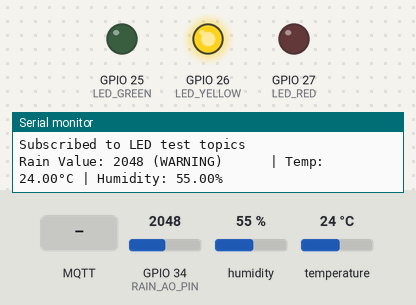
Simulated run of this sketch. Board: ESP32. On the bench: output pins drawn as LEDs (lit = HIGH), the last lines printed to the serial monitor. Dashed ring = blinking. Inputs (shaded band) come from the test bench; at power-on: GPIO 34 (RAIN_AO_PIN) = 2048, humidity 55 %, temperature 24 °C. WiFi joins after 1.5 s; servers stay silent unless stated; random numbers use the default seed unless the sketch sets one; no MQTT or app messages arrive unless stated.

Above: at 4.7 s.
4.8 s: MQTT message "BLINK3" arrives on the first subscribed topic
At 5.67 s:
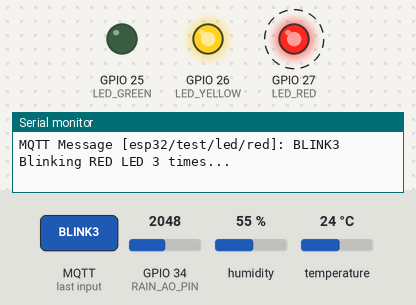
8.3 s: GPIO 34 (RAIN_AO_PIN) set to 1973
At 9.4 s:
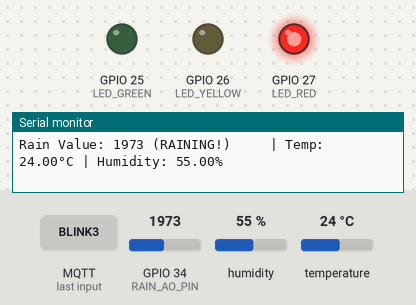
10.2 s: MQTT message "BLINK3" arrives on the second subscribed topic
At 10.88 s:
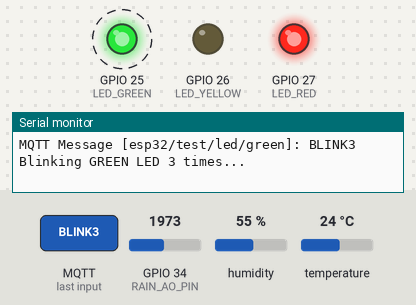
13.7 s: GPIO 34 (RAIN_AO_PIN) set to 3540
At 15.0 s:
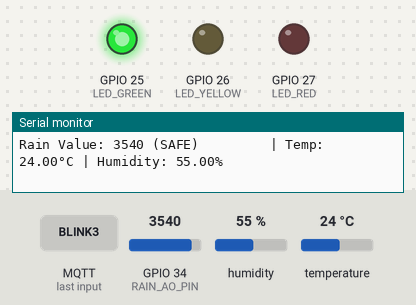
15.4 s: MQTT message "BLINK3" arrives on the third subscribed topic
At 16.09 s:
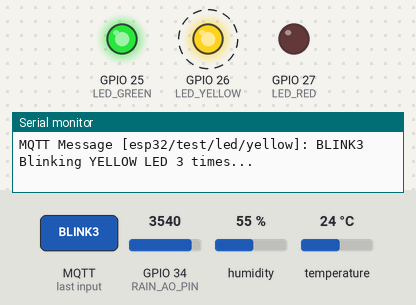
18.9 s: GPIO 34 (RAIN_AO_PIN) set to 3470
At 19.5 s:
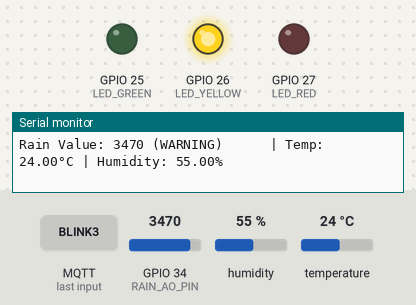
Timing chart, 0 to 21.7 s (numbered marks = the images above; inputs shaded):
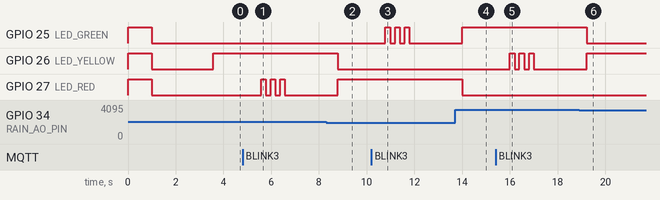

Measured:
- the behaviour switches between 2001 and 2000 on GPIO 34 (RAIN_AO_PIN) (found by bisection; images 1 and 2)
- the behaviour switches between 3501 and 3500 on GPIO 34 (RAIN_AO_PIN) (found by bisection; images 5 and 6)
- after the input at 4.8 s, GPIO 27 (LED_RED): alternates HIGH for 0.20 s and LOW for 0.20 s, 6 changes in all, then stays LOW, starting after 0.77 s
- after the input at 8.3 s, GPIO 26 (LED_YELLOW): HIGH → LOW after 0.48 s; GPIO 27 (LED_RED): LOW → HIGH after 0.48 s
- after the input at 10.2 s, GPIO 25 (LED_GREEN): alternates HIGH for 0.20 s and LOW for 0.20 s, 6 changes in all, then stays LOW, starting after 0.59 s
- after the input at 13.7 s, GPIO 25 (LED_GREEN): LOW → HIGH after 0.30 s; GPIO 27 (LED_RED): HIGH → LOW after 0.30 s
- after the input at 15.4 s, GPIO 26 (LED_YELLOW): alternates HIGH for 0.20 s and LOW for 0.20 s, 6 changes in all, then stays LOW, starting after 0.60 s
- after the input at 18.9 s, GPIO 25 (LED_GREEN): HIGH → LOW after 0.31 s; GPIO 26 (LED_YELLOW): LOW → HIGH after 0.31 s

The sketch:

dht_and_rain.ino
```cpp
#include <WiFi.h>
#include <PubSubClient.h>
#include <DHT.h>

// --- WiFi & MQTT Configuration ---
// You can create a config.h file or uncomment and set these directly:
// const char* ssid = "Dexter's 13P";
// const char* password = "02022002ds";
// const char* mqtt_server = "172.20.10.4";

const char* ssid        = "TP-Link_DX02";
const char* password    = "02022002Ds@";
const char* mqtt_server = "192.168.1.105";

#define DHT_TYPE DHT22
DHT dht(18, DHT_TYPE);

// --- Pin Definitions ---
const int DHT_PIN = 18;       // DHT22 strictly on its distinct pin
const int RAIN_AO_PIN = 34;  // Rain sensor Analog Output (AO) pin

// LED Pins
const int LED_GREEN = 25;    // Safe / Dry
const int LED_YELLOW = 26;   // Caution / Light Rain
const int LED_RED = 27;      // Danger / Heavy Rain

WiFiClient espClient;
PubSubClient client(espClient);

// --- MQTT Callback Function ---
void callback(char* topic, byte* payload, unsigned int length) {
  Serial.print("MQTT Message [");
  Serial.print(topic);
  Serial.print("]: ");

  String message = "";
  for (int i = 0; i < length; i++) {
    message += (char)payload[i];
  }
  Serial.println(message);

  // Handle LED test commands
  if (String(topic) == "esp32/test/led/red" && message == "BLINK3") {
    blinkLED(LED_RED, "RED");
  }
  else if (String(topic) == "esp32/test/led/green" && message == "BLINK3") {
    blinkLED(LED_GREEN, "GREEN");
  }
  else if (String(topic) == "esp32/test/led/yellow" && message == "BLINK3") {
    blinkLED(LED_YELLOW, "YELLOW");
  }
}

// --- Blink LED Function ---
void blinkLED(int ledPin, String colorName) {
  Serial.print("Blinking ");
  Serial.print(colorName);
  Serial.println(" LED 3 times...");

  for (int i = 0; i < 3; i++) {
    digitalWrite(ledPin, HIGH);
    delay(200);
    digitalWrite(ledPin, LOW);
    delay(200);
  }

  Serial.print(colorName);
  Serial.println(" LED blink complete!");
}

// --- WiFi Setup Function ---
void setup_wifi() {
  delay(10);
  Serial.println();
  Serial.print("Connecting to WiFi: ");
  Serial.println(ssid);

  WiFi.mode(WIFI_STA);
  WiFi.begin(ssid, password);

  while (WiFi.status() != WL_CONNECTED) {
    delay(500);
    Serial.print(".");
  }

  Serial.println("\nWiFi connected!");
  Serial.print("IP address: ");
  Serial.println(WiFi.localIP());
}

// --- MQTT Reconnect Function ---
void reconnect() {
  while (!client.connected()) {
    Serial.print("Attempting MQTT connection...");
    String clientId = "ESP32Client-";
    clientId += String(random(0xffff), HEX);

    if (client.connect(clientId.c_str())) {
      Serial.println("connected!");

      // Subscribe to LED test topics
      client.subscribe("esp32/test/led/red");
      client.subscribe("esp32/test/led/green");
      client.subscribe("esp32/test/led/yellow");

      Serial.println("Subscribed to LED test topics");
    } else {
      Serial.print("failed, rc=");
      Serial.print(client.state());
      Serial.println(" retry in 5 seconds");
      delay(5000);
    }
  }
}

void setup() {
  Serial.begin(115200);

  // Initialize Sensors
  dht.begin();
  pinMode(RAIN_AO_PIN, INPUT);

  // Initialize LEDs as Outputs
  pinMode(LED_GREEN, OUTPUT);
  pinMode(LED_YELLOW, OUTPUT);
  pinMode(LED_RED, OUTPUT);

  Serial.println("Adaptive Safety Prototype Ready!");
  Serial.println("----------------------------------");

  // Flash all LEDs once to confirm they work on startup
  setLEDs(HIGH, HIGH, HIGH);
  delay(1000);
  setLEDs(LOW, LOW, LOW);
  delay(1000);

  // Setup WiFi and MQTT
  setup_wifi();
  client.setServer(mqtt_server, 1883);
  client.setCallback(callback);
}

void loop() {
  // Handle MQTT connection
  if (!client.connected()) {
    reconnect();
  }
  client.loop();

  // --- 1. Read Sensors ---
  int rain_analog_val = analogRead(RAIN_AO_PIN);
  float humidity = dht.readHumidity();
  float temperature = dht.readTemperature();

  // --- 2. Print Sensor Data ---
  Serial.print("Rain Value: ");
  Serial.print(rain_analog_val);

  // --- 3. Evaluate Logic & Update LEDs ---
  if (rain_analog_val > 3500) {
    // Bone Dry -> SAFE
    Serial.print(" (SAFE)         | ");
    setLEDs(HIGH, LOW, LOW);     // Turn on GREEN
  }
  else if (rain_analog_val > 2000) {
    // Slight moisture -> CAUTION
    Serial.print(" (WARNING)      | ");
    setLEDs(LOW, HIGH, LOW);     // Turn on YELLOW
  }
  else {
    // Very wet -> DANGER
    Serial.print(" (RAINING!)     | ");
    setLEDs(LOW, LOW, HIGH);     // Turn on RED
  }

  // --- 4. Print DHT22 Data ---
  if (isnan(humidity) || isnan(temperature)) {
    Serial.println("DHT22 Error: Failed to read sensor!");
  } else {
    Serial.print("Temp: ");
    Serial.print(temperature);
    Serial.print("°C | Humidity: ");
    Serial.print(humidity);
    Serial.println("%");
  }

  // 2-second delay for DHT22 stability
  delay(2000);
}

// Helper function to easily switch all three LEDs at once
void setLEDs(int greenState, int yellowState, int redState) {
  digitalWrite(LED_GREEN, greenState);
  digitalWrite(LED_YELLOW, yellowState);
  digitalWrite(LED_RED, redState);
}
```
